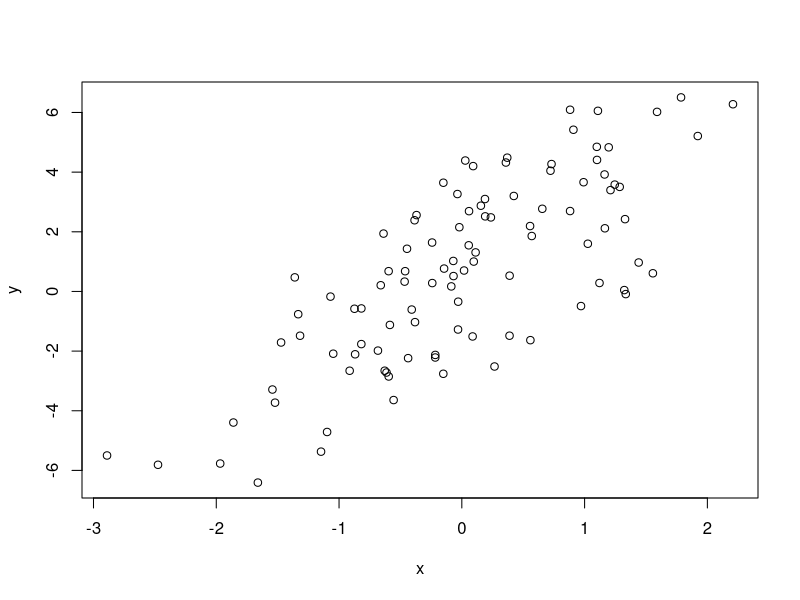
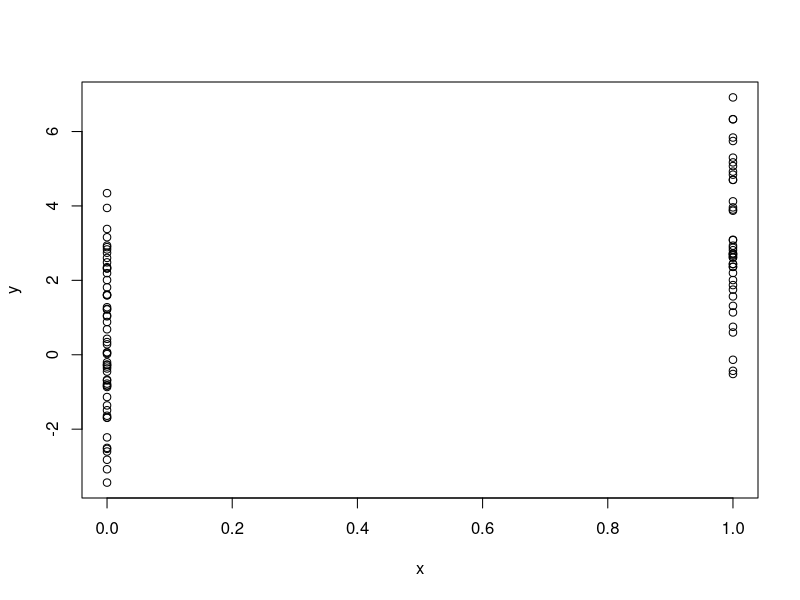
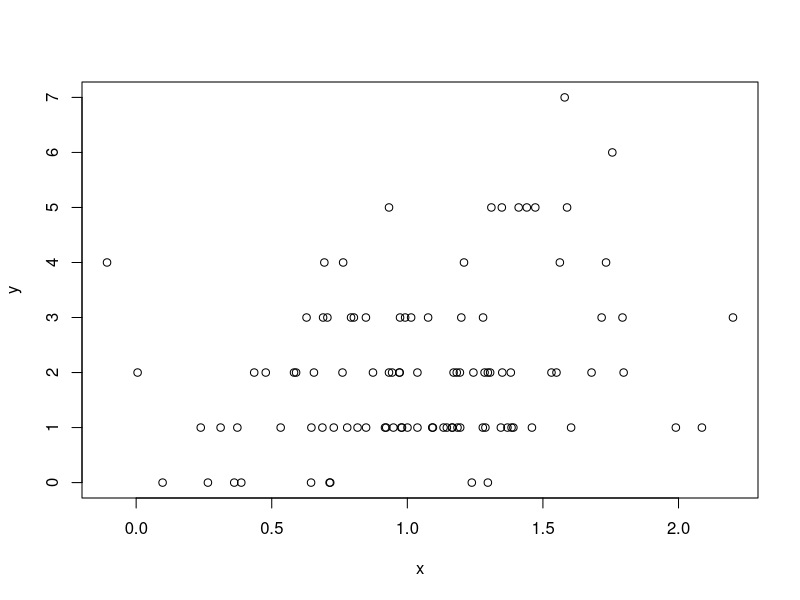

R code for these plots, in order:
#Random model

set.seed(20)
x <- rnorm(100)
e <- rnorm(100,0,2)
y <- 0.5 + 2 * x + e
print(summary(y))
plot(x,y)

set.seed(20)
x <- rbinom(100,1,0.5)
e <- rnorm(100,0,2)
y <- 0.5 + 2 * x + e
print(summary(y))
plot(x,y)


set.seed(1)
x <- rnorm(100,1,0.5)
log.mu <- 0.5 + 0.3 * x
y <- rpois(100, exp(log.mu))
print(summary(y))
plot(x,y)

#Random sampling

set.seed(1)
print(sample(1:10, 4))
print(sample(1:10, 7))
print(sample(1:10, 7, replace = TRUE))